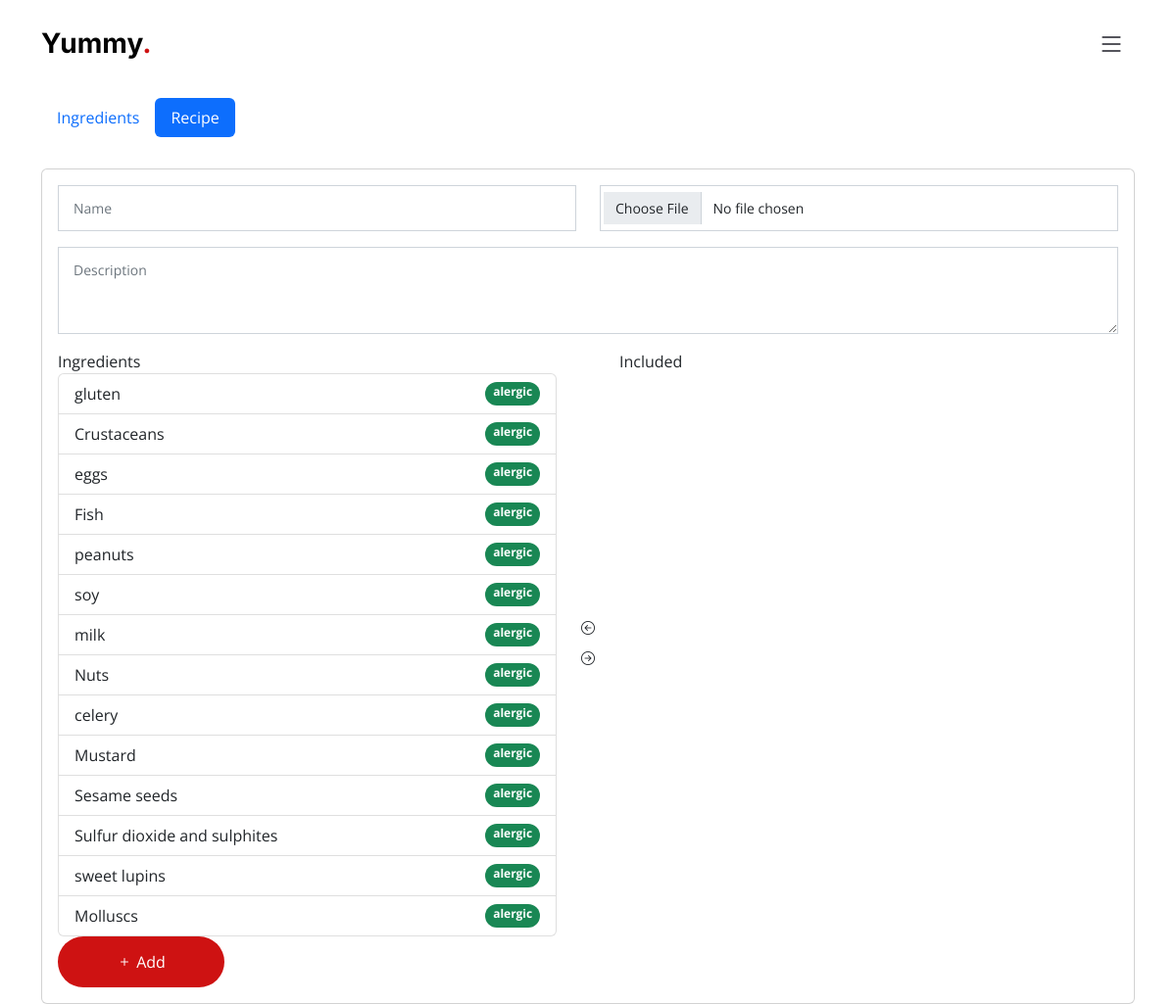
Page /add.recipe.php on the earlier database version.
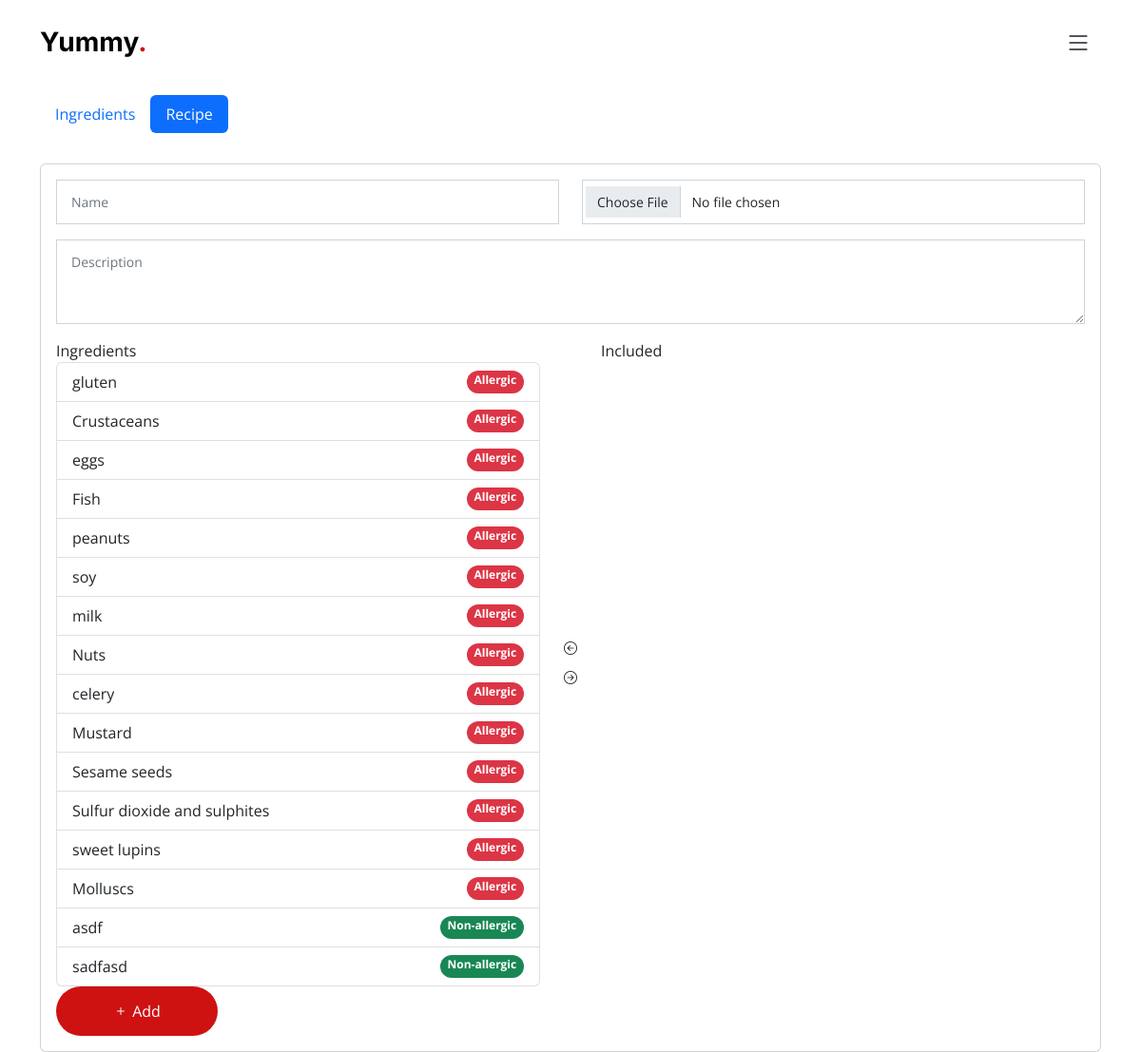
Same page on the later database version.
### tables this page shows
CREATE TABLE `ingredients` (
  `id` int NOT NULL AUTO_INCREMENT,
  `name` varchar(500) DEFAULT NULL,
  `energy` float DEFAULT NULL,
  `fat` float DEFAULT NULL,
  `unSaturatedFat` float DEFAULT NULL,
  `carbohydrates` float DEFAULT NULL,
  `sugar` float DEFAULT NULL,
  `protein` float DEFAULT NULL,
  `salt` float DEFAULT NULL,
  `type` varchar(45) DEFAULT NULL,
  PRIMARY KEY (`id`)
);

### inc/db/connection.php (called while the page is built, shortened)
<?php
$servername = "localhost";
$username = "root";
$password = "test123";
$dbname = "recipe_new";
$conn = new mysqli($servername, $username, $password,$dbname);
function __select($sql){
  global $conn;
  $result = $conn->query($sql);
  if($result&&$result->num_rows>0){
    $rows = [];
    while($row=$result->fetch_assoc()){
      $rows[]= $row;
    }
    return $rows;
  }
  return [];
}

### partials/add-recipe.partial.php (the view, shortened to what this page needs)
<form class="form" action="actions/recipe/add-recipe.action.php" method="post" enctype="multipart/form-data" id="add-recipe-form">
    <div class="row">
        <div class="col-md-12">
            <div class="card mt-3">
                <div class="card-body">
                    <div class="row">
                        <div class="col-md-6 mb-3">
                            <div class="form-group">
                                <input type="text" placeholder="Name" name="recipe-name" id="recipe-name" class="form-control">
                            </div>
                        </div>
                        <div class="col-md-6 mb-3">
                            <div class="form-group">
                                <input type="file" name="theFile" placeholder="Choose file" class="form-control">
                            </div>
                        </div>
                        <div class="col-md-12 mb-3">
                            <div class="form-group">
                                <textarea name="recipe-description" placeholder="Description" class="form-control"  cols="30" rows="3"></textarea>
                            </div>
                        </div>
                    </div>
                    <div class="col-md-12">
                        <div class="d-flex w-100">
                            <div class="w-100">
                                <label>Ingredients</label>
                                <?php $ings = __select("SELECT * FROM ingredients;") ?>
                                <ul class="list-group" id="source">
                                    <?php for ($i = 0; $i < sizeof($ings); $i++) {
                                        $row = $ings[$i]; ?>
                                        <li class="list-group-item d-flex justify-content-between source-item" data-id="<?=$row["id"]?>" >
                                            <?= $row["name"] ?> <span style="border-radius: 50px;" class="badge <?= $row["type"] == "Allergic" ? "bg-danger" : "bg-success" ?>"><?= $row["type"] ?></span>
                                        </li>
                                    <?php } ?>
                                </ul>
                            </div>
                            <div class="p-3 d-flex flex-column justify-content-center">
                                <button class="btn btn-sm"><i class="bi bi-arrow-left-circle flex-shrink-0 icon"></i></button>
                                <button class="btn btn-sm"><i class="bi bi-arrow-right-circle flex-shrink-0 icon"></i></button>
                            </div>
                            <div class="w-100">
                                <label>Included</label>
                            </div>
                        </div>
                    </div>
                    <div>
                        <button class="btn btn-primary" type="submit">
                            <i class="bi bi-plus"></i>
                            Add</button>
                    </div>
                </div>
            </div>
        </div>
    </div>
</form>

### add.recipe.php (shortened to what this page needs)
<!DOCTYPE html>
<html lang="en">
<head>
    <?php include_once "inc/shared/head.php"; ?>
</head>
<body>
    <?php include_once "partials/data.partial.php"; ?>
    <main id="main" style="padding-top: 100px;">
        <div class="container">
            <ul class="nav nav-pills mb-3" id="pills-tab" role="tablist">
                <li class="nav-item" role="presentation">
                    <button class="nav-link " id="pills-home-tab" data-bs-toggle="pill" data-bs-target="#pills-home" type="button" role="tab" aria-controls="pills-home" aria-selected="true">Ingredients</button>
                </li>
                <li class="nav-item" role="presentation">
                    <button class="nav-link active" id="pills-profile-tab" data-bs-toggle="pill" data-bs-target="#pills-profile" type="button" role="tab" aria-controls="pills-profile" aria-selected="false">Recipe</button>
                </li>
            </ul>
            <div class="tab-content" id="pills-tabContent">
                <div class="tab-pane fade show active" id="pills-profile" role="tabpanel" aria-labelledby="pills-profile-tab">
                    <?php include_once "./partials/add-recipe.partial.php"?>
                </div>
            </div>
        </div>
    </main>
</body>
</html>

### inc/shared/head.php (shortened to what this page needs)
<link href="assets/vendor/bootstrap/css/bootstrap.min.css" rel="stylesheet">
<link href="assets/vendor/bootstrap-icons/bootstrap-icons.css" rel="stylesheet">
<link href="assets/vendor/aos/aos.css" rel="stylesheet">
<link href="assets/vendor/glightbox/css/glightbox.min.css" rel="stylesheet">
<link href="assets/vendor/swiper/swiper-bundle.min.css" rel="stylesheet">
<link rel="stylesheet" href="assets/css/style.css">
<link href="assets/css/main.css" rel="stylesheet">

### partials/data.partial.php (shortened to what this page needs)
<link rel="stylesheet" href="https://cdn.jsdelivr.net/npm/bootstrap-icons@1.10.2/font/bootstrap-icons.css">
<?php include_once "inc/db/connection.php";?>
<?php include_once "partials/nav.php"; ?>

### partials/nav.php (shortened to what this page needs)
<header id="header" class="header fixed-top d-flex align-items-center">
  <div class="container d-flex align-items-center justify-content-between">
    <a href="index.php" class="logo d-flex align-items-center me-auto me-lg-0">
      <h1>Yummy<span>.</span></h1>
    </a>
    <i class="mobile-nav-toggle mobile-nav-show bi bi-list"></i>
  </div>
</header>

### assets/css/style.css (style rules this page uses)
button[type=submit] { background: var(--color-primary); border: 0; padding: 14px 60px; color: #fff; transition: 0.4s; border-radius: 50px !important; }
.form-control { padding: 12px 15px; border-radius: 0; box-shadow: none; font-size: 14px; border-radius: 0; }

### assets/css/main.css (style rules this page uses)
:root { --font-default: "Open Sans", system-ui, -apple-system, "Segoe UI", Roboto, "Helvetica Neue", Arial, "Noto Sans", "Liberation Sans", sans-serif, "Apple Color Emoji", "Segoe UI Emoji", "Segoe UI Symbol", "Noto Color Emoji"; --font-primary: "Amatic SC", sans-serif; --font-secondary: "Inter", sans-serif; }
:root { --color-default: #212529; --color-primary: #ce1212; --color-secondary: #37373f; }
:root { scroll-behavior: smooth; }
body { font-family: var(--font-default); color: var(--color-default); }
a { color: var(--color-primary); text-decoration: none; }
h1, h2, h3, h4, h5, h6 { font-family: var(--font-secondary); }
.header { background: #fff; transition: all 0.5s; z-index: 997; height: 90px; border-bottom: 1px solid #fff; }
.header .logo h1 { font-size: 28px; font-weight: 700; color: #000; margin: 0; font-family: var(--font-secondary); }
.header .logo h1 span { color: var(--color-primary); }
@media (max-width: 1279px) { .mobile-nav-show { color: var(--color-secondary); font-size: 28px; cursor: pointer; line-height: 0; transition: 0.5s; z-index: 9999; margin: 0 10px 0 20px; } }

Differences in the rows shown:
changed ingredients "gluten": type "alergic" → "Allergic"
changed ingredients "Crustaceans": type "alergic" → "Allergic"
changed ingredients "eggs": type "alergic" → "Allergic"
changed ingredients "Fish": type "alergic" → "Allergic"
changed ingredients "peanuts": type "alergic" → "Allergic"
changed ingredients "soy": type "alergic" → "Allergic"
changed ingredients "milk": type "alergic" → "Allergic"
changed ingredients "Nuts": type "alergic" → "Allergic"
changed ingredients "celery": type "alergic" → "Allergic"
changed ingredients "Mustard": type "alergic" → "Allergic"
changed ingredients "Sesame seeds": type "alergic" → "Allergic"
changed ingredients "Sulfur dioxide and sulphites": type "alergic" → "Allergic"
changed ingredients "sweet lupins": type "alergic" → "Allergic"
changed ingredients "Molluscs": type "alergic" → "Allergic"
added ingredients: name "asdf", type "Non-allergic"
added ingredients: name "sadfasd", type "Non-allergic"
